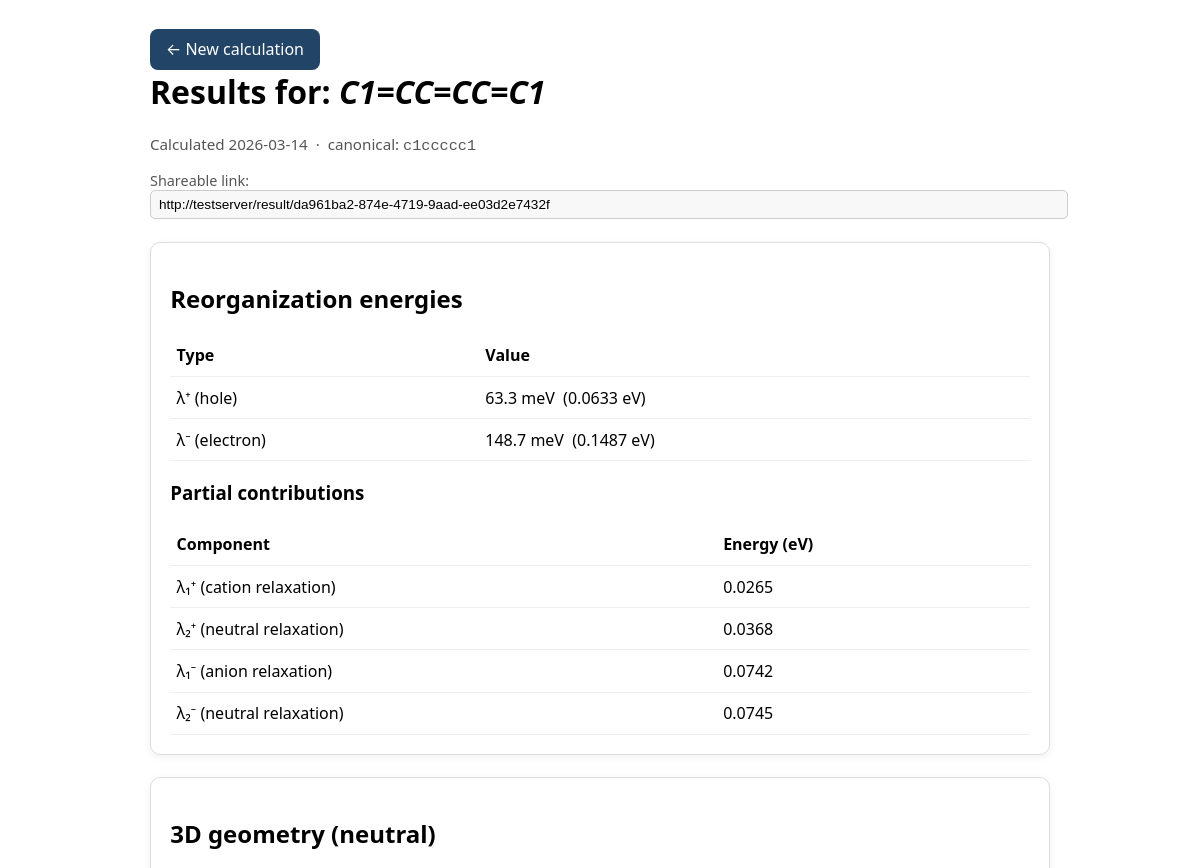
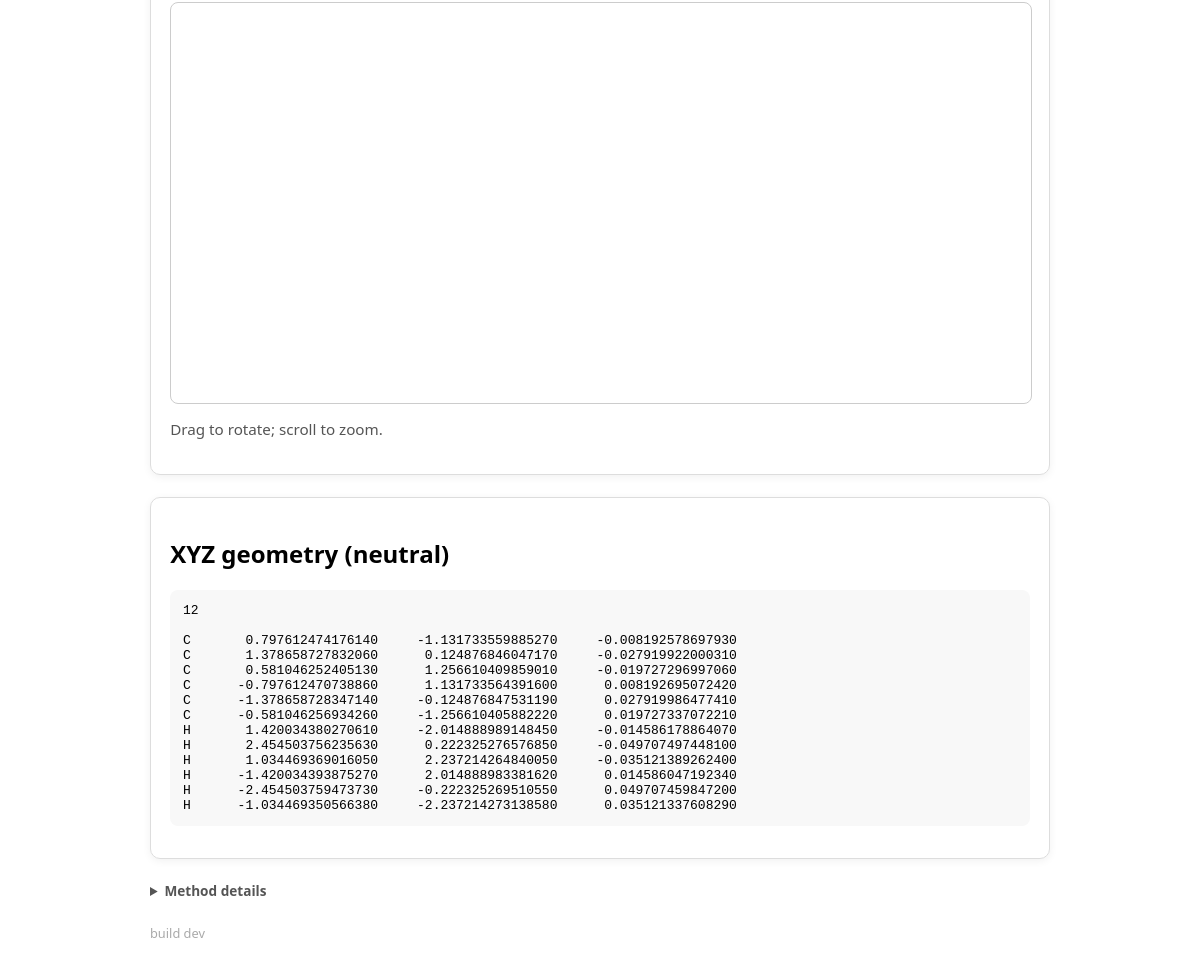
The page /result/da961ba2-874e-4719-9aad-ee03d2e7432f on the database its author committed (2 pictures, top to bottom).
### tables this page shows
CREATE TABLE jobs (
    uuid             TEXT    PRIMARY KEY,
    smiles_input     TEXT    NOT NULL,
    smiles_canonical TEXT    NOT NULL,
    created_at       TEXT    NOT NULL,
    status           INTEGER NOT NULL DEFAULT 0,
    lambda_plus_eV   REAL,
    lambda_minus_eV  REAL,
    partial_json     TEXT,
    xyz_neutral      TEXT,
    xyz_cation       TEXT,
    xyz_anion        TEXT,
    error_message    TEXT,
    email            TEXT
);

### app.py (the view)
@app.route("/result/<job_uuid>")
def result(job_uuid):
    job = _database.get_job(job_uuid)
    if job is None:
        flash("Result not found.")
        return redirect(url_for("index"))
    if job["status"] == int(_db.JobStatus.ERROR):
        flash(f"Calculation failed: {job['error_message']}")
        return redirect(url_for("index"))
    partial = json.loads(job["partial_json"]) if job["partial_json"] else {}
    from_cache = request.args.get("from_cache", False)
    _database.mark_seen(job_uuid)
    return render_template(
        "result.html",
        job=job,
        partial=partial,
        from_cache=from_cache,
    )

### app.py (called while the page is built)
@app.context_processor
def inject_version():
    return {"build_version": _BUILD_VERSION}

### db.py (called while the page is built)
    def _connect(self) -> sqlite3.Connection:
        parent = os.path.dirname(self._db_path)
        if parent:
            os.makedirs(parent, exist_ok=True)
        return sqlite3.connect(self._db_path)

    def get_job(self, job_uuid: str) -> dict | None:
        conn = self._connect()
        try:
            conn.row_factory = sqlite3.Row
            row = conn.execute(
                f"SELECT * FROM jobs WHERE uuid = {self.PLACEHOLDER}",
                (job_uuid,),
            ).fetchone()
        finally:
            conn.close()
        return dict(row) if row else None

    def mark_seen(self, job_uuid: str) -> None:
        conn = self._connect()
        try:
            conn.execute(
                f"UPDATE jobs SET status = {self.PLACEHOLDER}"
                f" WHERE uuid = {self.PLACEHOLDER} AND status = {self.PLACEHOLDER}",
                (int(JobStatus.SEEN), job_uuid, int(JobStatus.DONE)),
            )
            conn.commit()
        finally:
            conn.close()

### templates/result.html (shortened to what this page needs)
<!doctype html>
<html lang="en">
  <head>
  </head>
  <body>
    <div class="container">
      <a class="button" href="{{ url_for('index') }}">← New calculation</a>
      <h1>
        Results for: <em>{{ job.smiles_input }}</em>
      </h1>
      <p class="note">Calculated {{ job.created_at[:10] }} &nbsp;·&nbsp; canonical: <code>{{ job.smiles_canonical }}</code></p>
      <div class="share-row">
        <label>Shareable link:</label>
        <input type="text" readonly value="{{ request.url.split('?')[0] }}" onclick="this.select()" />
      </div>
      <div class="grid" style="margin-top:1.4rem;">
        <section class="card">
          <h2>Reorganization energies</h2>
          <table>
            <tr><th>Type</th><th>Value</th></tr>
            <tr><td>λ⁺ (hole)</td><td>{{ (job.lambda_plus_eV * 1000) | round(1) }} meV &nbsp;({{ job.lambda_plus_eV | round(4) }} eV)</td></tr>
            <tr><td>λ⁻ (electron)</td><td>{{ (job.lambda_minus_eV * 1000) | round(1) }} meV &nbsp;({{ job.lambda_minus_eV | round(4) }} eV)</td></tr>
          </table>
          <h3>Partial contributions</h3>
          <table>
            <tr><th>Component</th><th>Energy (eV)</th></tr>
            <tr><td>λ₁⁺ (cation relaxation)</td><td>{{ partial.lam1_plus_eV | round(4) }}</td></tr>
            <tr><td>λ₂⁺ (neutral relaxation)</td><td>{{ partial.lam2_plus_eV | round(4) }}</td></tr>
            <tr><td>λ₁⁻ (anion relaxation)</td><td>{{ partial.lam1_minus_eV | round(4) }}</td></tr>
            <tr><td>λ₂⁻ (neutral relaxation)</td><td>{{ partial.lam2_minus_eV | round(4) }}</td></tr>
          </table>
        </section>
        <section class="card">
          <h2>3D geometry (neutral)</h2>
          <div id="viewer"></div>
          <p class="note">Drag to rotate; scroll to zoom.</p>
        </section>
        <section class="card">
          <h2>XYZ geometry (neutral)</h2>
          <pre>{{ job.xyz_neutral }}</pre>
        </section>
      </div>
      <details style="margin-top:1.4rem; font-size:0.85rem; color:#555;">
        <summary style="cursor:pointer; font-weight:600;">Method details</summary>
      </details>
      <footer style="margin-top:1.5rem; font-size:0.8rem; color:#aaa;">
        build {{ build_version }}
      </footer>
    </div>
  </body>
</html>

### templates/result.html (style rules this page uses)
body { font-family: system-ui, -apple-system, BlinkMacSystemFont, "Segoe UI", sans-serif; margin: 1.2rem; }
.container { max-width: 900px; margin: auto; }
h1 { margin-top: 0; }
.grid { display: grid; grid-template-columns: 1fr; gap: 1.4rem; }
.card { padding: 1.2rem; border: 1px solid #ddd; border-radius: 10px; box-shadow: 0 2px 8px rgba(0,0,0,0.06); }
table { width: 100%; border-collapse: collapse; }
td, th { padding: 0.6rem 0.4rem; border-bottom: 1px solid #eee; }
th { text-align: left; font-weight: 600; }
pre { background: #f8f8f8; padding: 0.8rem; border-radius: 8px; overflow-x: auto; }
a.button { display: inline-block; margin-top: 0.6rem; padding: 0.6rem 1rem; border-radius: 8px; background: #246; color: #fff; text-decoration: none; }
#viewer { position: relative; width: 100%; height: 400px; border: 1px solid #ccc; border-radius: 8px; }
.note { font-size: 0.95rem; color: #555; }
.share-row { margin-top: 0.8rem; font-size: 0.9rem; color: #555; }
.share-row input { width: 100%; padding: 0.4rem 0.5rem; border: 1px solid #ccc; border-radius: 5px; font-size: 0.85rem; background: #f8f8f8; }

### rows shown on the page
jobs: smiles_input "C1=CC=CC=C1", created_at "2026-03-14", smiles_canonical "c1ccccc1", (job.lambda_plus_eV*1000)|round(1) "63.3", lambda_plus_eV "0.0633", (job.lambda_minus_eV*1000)|round(1) "148.7", lambda_minus_eV "0.1487", xyz_neutral "12 C 0.797612474176140 -1.131733559885270 -0.008192578697930 C 1.378658727832060 0.124876846047170 -0.027919922000310 C 0.581046252405130 1.256610409859010 -0.019727296997060 C -0.797612470738860 1.131733564391600 0.008192695072420 C -1.378658728347140 -0.124876847531190 0.027919986477410 C -0.581046256934260 -1.256610405882220 0.019727337072210 H 1.420034380270610 -2.014888989148450 -0.014586178864070 H 2.454503756235630 0.222325276576850 -0.049707497448100 H 1.034469369016050 2.237214264840050 -0.035121389262400 H -1.420034393875270 2.014888983381620 0.014586047192340 H -2.454503759473730 -0.222325269510550 0.049707459847200 H -1.034469350566380 -2.237214273138580 0.035121337608290"

### other values the page prints
{{ partial.lam1_plus_eV | round(4) }} "0.0265"
{{ partial.lam2_plus_eV | round(4) }} "0.0368"
{{ partial.lam1_minus_eV | round(4) }} "0.0742"
{{ partial.lam2_minus_eV | round(4) }} "0.0745"
{{ build_version }} "dev"
